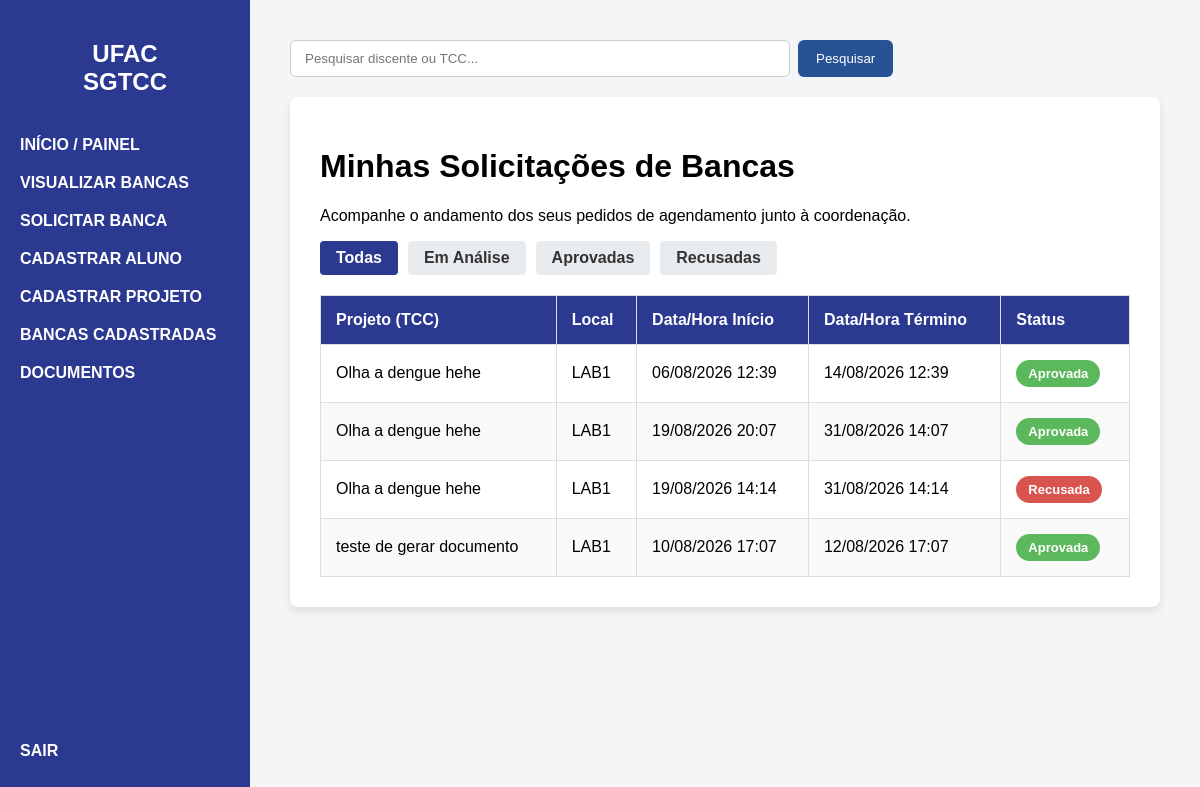
The page /bancas/ (signed in) on the database its author committed.
### bancasapp/models.py (models this page shows, shortened)
class SolicitacaoAgendamento(models.Model):
    STATUS_SOLICITACAO = (
        ('EM_ANÁLISE', 'Em Análise'),
        ('APROVADA', 'Aprovada'),
        ('RECUSADA', 'Recusada'),
    )
    usuario_solicitante = models.ForeignKey(pUsuario, on_delete=models.CASCADE)
    projeto_tcc = models.ForeignKey(ProjetoTCC, on_delete=models.CASCADE)
    espaco = models.ForeignKey(EspacoFisico, on_delete=models.CASCADE)
    opcao_data_inicio = models.DateTimeField()
    opcao_data_fim = models.DateTimeField()
    status = models.CharField(max_length=15, choices=STATUS_SOLICITACAO, default='EM_ANÁLISE')

class ProjetoTCC(models.Model):
    STATUS_TIPO = (
        ('EM_ANÁLISE', 'Em Análise'),
        ('APROVADO', 'Aprovado'),
        ('RECUSADA', 'Recusada'),
    )
    titulo = models.CharField(max_length=255)
    resumo = models.TextField()
    semestre_letivo = models.CharField(max_length=6)
    discente = models.ForeignKey(Discente, on_delete=models.CASCADE)
    status = models.CharField(max_length=15, choices=STATUS_TIPO, default='EM_ANÁLISE')

class EspacoFisico(models.Model):
    nome = models.CharField(max_length=255)

### bancasapp/views.py (the view)
# urls.py: path('bancas/', views.visualizar_bancas, name='visualizar_bancas'),
@login_required(login_url='login')
def visualizar_bancas(request):
    try:
        perfil_logado = request.user.pusuario
        minhas_solicitacoes = SolicitacaoAgendamento.objects.select_related(
            'projeto_tcc',
            'projeto_tcc__discente',
            'espaco',
            'usuario_solicitante',
            'usuario_solicitante__usuario'
        ).filter(
            usuario_solicitante=perfil_logado
        )
    except:
        minhas_solicitacoes = SolicitacaoAgendamento.objects.select_related(
            'projeto_tcc',
            'projeto_tcc__discente',
            'espaco',
            'usuario_solicitante',
            'usuario_solicitante__usuario'
        ).all()
    status_filtro = request.GET.get('status')
    if status_filtro:
        minhas_solicitacoes = minhas_solicitacoes.filter(
            status=status_filtro
        )
    contexto = {
        'solicitacoes': minhas_solicitacoes,
        'status_atual': status_filtro
    }
    return render(
        request,
        'visualizar_bancas.html',
        contexto
    )

### templates/visualizar_bancas.html (shortened to what this page needs)
{% extends 'base.html' %}
{% block content %}
    <div class="table-container">
        <h1>Minhas Solicitações de Bancas</h1>
        <p>Acompanhe o andamento dos seus pedidos de agendamento junto à coordenação.</p>
        <div class="filter-menu">
            <a href="{% url 'visualizar_bancas' %}" class="btn-filter {% if not status_atual %}active{% endif %}">Todas</a>
            <a href="{% url 'visualizar_bancas' %}?status=EM_ANÁLISE" class="btn-filter {% if status_atual == 'EM_ANÁLISE' %}active{% endif %}">Em Análise</a>
            <a href="{% url 'visualizar_bancas' %}?status=APROVADA" class="btn-filter {% if status_atual == 'APROVADA' %}active{% endif %}">Aprovadas</a>
            <a href="{% url 'visualizar_bancas' %}?status=RECUSADA" class="btn-filter {% if status_atual == 'RECUSADA' %}active{% endif %}">Recusadas</a>
        </div>
        <table>
            <thead>
                <tr>
                    <th>Projeto (TCC)</th>
                    <th>Local</th>
                    <th>Data/Hora Início</th>
                    <th>Data/Hora Término</th>
                    <th>Status</th>
                </tr>
            </thead>
            <tbody>
                {% for solicitacao in solicitacoes %}
                    <tr>
                        <td>{{ solicitacao.projeto_tcc.titulo }}</td>
                        <td>{{ solicitacao.espaco.nome }}</td>
                        <td>{{ solicitacao.opcao_data_inicio|date:"d/m/Y H:i" }}</td>
                        <td>{{ solicitacao.opcao_data_fim|date:"d/m/Y H:i" }}</td>
                        <td>
                            {% if solicitacao.status == 'EM_ANÁLISE' %}
                                <span class="status-badge status-analise">Em Análise</span>
                            {% elif solicitacao.status == 'APROVADA' %}
                                <span class="status-badge status-aprovada">Aprovada</span>
                            {% else %}
                                <span class="status-badge status-recusada">Recusada</span>
                            {% endif %}
                        </td>
                    </tr>
                {% endfor %}
            </tbody>
        </table>
    </div>
{% endblock %}

### static/css/style.css (style rules this page uses)
body { margin: 0; font-family: Arial, sans-serif; display: flex; height: 100vh; background-color: #f4f5f7; }
.table-container { background-color: white; padding: 30px; border-radius: 8px; box-shadow: 0 4px 8px rgba(0, 0, 0, 0.1); }
table { width: 100%; border-collapse: collapse; margin-top: 20px; }
table th, table td { border: 1px solid #ddd; padding: 15px; text-align: left; }
table th { background-color: #2b3990; color: white; }
table tr:nth-child(even) { background-color: #f9f9f9; }
.status-badge { padding: 6px 12px; border-radius: 20px; font-size: 13px; font-weight: bold; color: white; text-align: center; display: inline-block; }
.status-aprovada { background-color: #5cb85c; }
.status-recusada { background-color: #d9534f; }
.filter-menu { margin-bottom: 20px; display: flex; gap: 10px; }
.btn-filter { padding: 8px 16px; text-decoration: none; color: #333; background-color: #e9ecef; border-radius: 4px; font-weight: bold; transition: background-color 0.3s; }
.btn-filter.active { background-color: #2b3990; color: white; }
* { box-sizing: border-box; }
body { min-height: 100vh; height: auto; }
.table-container, .tabela-container { width: 100%; overflow-x: auto; }

### rows shown on the page
SolicitacaoAgendamento: projeto_tcc.titulo "Olha a dengue hehe", espaco.nome "LAB1", opcao_data_inicio "06/08/2026 12:39", opcao_data_fim "14/08/2026 12:39", status "Aprovada"
SolicitacaoAgendamento: projeto_tcc.titulo "Olha a dengue hehe", espaco.nome "LAB1", opcao_data_inicio "19/08/2026 20:07", opcao_data_fim "31/08/2026 14:07", status "Aprovada"
SolicitacaoAgendamento: projeto_tcc.titulo "Olha a dengue hehe", espaco.nome "LAB1", opcao_data_inicio "19/08/2026 14:14", opcao_data_fim "31/08/2026 14:14", status "Recusada"
SolicitacaoAgendamento: projeto_tcc.titulo "teste de gerar documento", espaco.nome "LAB1", opcao_data_inicio "10/08/2026 17:07", opcao_data_fim "12/08/2026 17:07", status "Aprovada"
